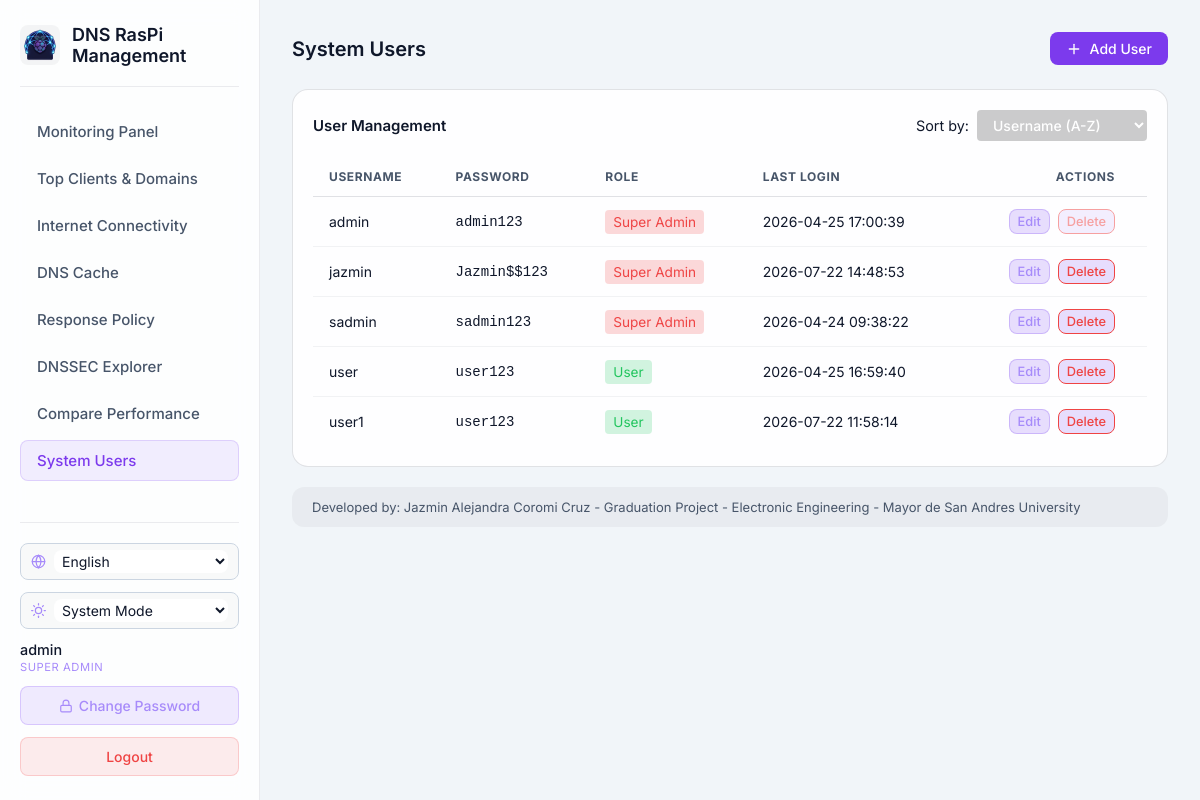
Page /system-users (signed in) on the committed database.
### tables this page shows
CREATE TABLE users (
                    id TEXT PRIMARY KEY,
                    username TEXT UNIQUE NOT NULL,
                    password_hash TEXT NOT NULL,
                    is_active BOOLEAN NOT NULL DEFAULT 1
                , role TEXT NOT NULL DEFAULT 'user', last_login TEXT, language TEXT NOT NULL DEFAULT 'en', theme TEXT NOT NULL DEFAULT 'system');

### src/presentation/dashboard_routes.py (the view)
@dashboard_bp.route('/system-users')
@admin_required
def system_users():
    users = user_repo.get_all()
    return render_template('system_users.html', users=users)

### src/infrastructure/sqlite_repository.py (called while the page is built)
    def _get_connection(self):
        conn = sqlite3.connect(self.db_path)
        conn.row_factory = sqlite3.Row
        return conn

    @staticmethod
    def _row_to_user(row) -> User:
        keys = row.keys()
        return User(
            id=row['id'],
            username=row['username'],
            password_hash=row['password_hash'],
            is_active=bool(row['is_active']),
            role=row['role'],
            last_login=row['last_login'],
            language=row['language'] if 'language' in keys and row['language'] else 'en',
            theme=row['theme'] if 'theme' in keys and row['theme'] else 'system',
        )

    def get_all(self) -> list[User]:
        users = []
        with self._get_connection() as conn:
            cursor = conn.cursor()
            cursor.execute('SELECT * FROM users')
            for row in cursor.fetchall():
                users.append(self._row_to_user(row))
        return users

### src/presentation/dashboard_routes.py (called while the page is built)
def admin_required(f):
    from functools import wraps
    @wraps(f)
    def decorated_function(*args, **kwargs):
        if session.get('role') not in ('admin', 'sadmin'):
            return redirect(url_for('dashboard.dashboard'))
        return f(*args, **kwargs)
    return decorated_function

### templates/system_users.html (shortened to what this page needs)
<!DOCTYPE html>
<html lang="en">
<head>
    <link rel="stylesheet" href="{{ url_for('static', filename='css/style.css') }}">
    <link rel="stylesheet" href="{{ url_for('static', filename='css/dashboard.css') }}">
</head>
<body class="dashboard-body">
    <nav class="navbar">
        <div class="nav-brand">
            <img src="{{ url_for('static', filename='img/DNSRaspiManagementLogo512x512.png') }}" alt="Logo"
                class="nav-logo">
            <h2>DNS RasPi Management</h2>
        </div>
        <div class="nav-links">
            <a href="{{ url_for('dashboard.dashboard') }}"
                class="nav-link {% if request.endpoint == 'dashboard.dashboard' %}active{% endif %}">Monitoring
                Panel</a>
            <a href="{{ url_for('dashboard.top_talkers') }}"
                class="nav-link {% if request.endpoint == 'dashboard.top_talkers' %}active{% endif %}">Top Clients &
                Domains</a>
            <a href="{{ url_for('dashboard.check_internet') }}"
                class="nav-link {% if request.endpoint == 'dashboard.check_internet' %}active{% endif %}">Internet
                Connectivity</a>
            {% if session.get('role') in ['admin', 'sadmin'] %}
            <a href="{{ url_for('dashboard.dns_cache') }}"
                class="nav-link {% if request.endpoint == 'dashboard.dns_cache' %}active{% endif %}">DNS Cache</a>
            <a href="{{ url_for('dashboard.response_policy') }}"
                class="nav-link {% if request.endpoint == 'dashboard.response_policy' %}active{% endif %}">Response
                Policy</a>
            {% endif %}
            <a href="{{ url_for('dashboard.dnssec') }}"
                class="nav-link {% if request.endpoint == 'dashboard.dnssec' %}active{% endif %}">DNSSEC Explorer</a>
            <a href="{{ url_for('dashboard.compare_performance') }}"
                class="nav-link {% if request.endpoint == 'dashboard.compare_performance' %}active{% endif %}">Compare
                Performance</a>
            {% if session.get('role') in ['admin', 'sadmin'] %}
            <a href="{{ url_for('dashboard.system_users') }}"
                class="nav-link {% if request.endpoint == 'dashboard.system_users' %}active{% endif %}">System Users</a>
            {% endif %}
        </div>
        <div class="nav-actions">
            <div class="lang-switch">
                <select id="langSelect" class="lang-select" aria-label="Language">
                    <option value="en">English</option>
                </select>
            </div>
            <div class="theme-switch">
                <select id="themeSelect" class="lang-select theme-select" aria-label="Theme">
                    <option value="system">System Mode</option>
                </select>
            </div>
            <div class="user-info">
                <div class="user-info-name">{{ session.get('username', 'Unknown') }}</div>
                <div class="user-info-role">
                    {% if session.get('role') == 'sadmin' %}Super Admin
                    {% elif session.get('role') == 'admin' %}Admin
                    {% else %}User{% endif %}
                </div>
            </div>
            <button class="btn-change-password" id="btnChangePassword" onclick="openChangePasswordModal()">
                <svg xmlns="http://www.w3.org/2000/svg" width="14" height="14" viewBox="0 0 24 24" fill="none"
                    stroke="currentColor" stroke-width="2" stroke-linecap="round" stroke-linejoin="round">
                    <rect x="3" y="11" width="18" height="11" rx="2" ry="2"></rect>
                    <path d="M7 11V7a5 5 0 0 1 10 0v4"></path>
                </svg>
                Change Password
            </button>
            <a href="{{ url_for('auth.login') }}" class="btn-logout">Logout</a>
        </div>
    </nav>
    <main class="dashboard-container">
        <div class="section-title">
            <h3>System Users</h3>
            <div class="header-actions">
                <button id="btnAddUser" class="btn-control"
                    style="background-color: var(--primary-color); color: white; border: none;">
                    <svg xmlns="http://www.w3.org/2000/svg" width="16" height="16" viewBox="0 0 24 24" fill="none"
                        stroke="currentColor" stroke-width="2" stroke-linecap="round" stroke-linejoin="round">
                        <line x1="12" y1="5" x2="12" y2="19"></line>
                        <line x1="5" y1="12" x2="19" y2="12"></line>
                    </svg>
                    <span>Add User</span>
                </button>
            </div>
        </div>
        <div class="chart-card wide" style="margin-top: 24px;">
            <div style="display: flex; justify-content: space-between; align-items: center; margin-bottom: 16px;">
                <h4 style="margin: 0;">User Management</h4>
                <div style="display: flex; align-items: center; gap: 8px;">
                    <label for="sortUsers" style="color: var(--text-light); font-size: 0.9rem;">Sort by:</label>
                    <select id="sortUsers" class="btn-control"
                        style="background: rgba(0,0,0,0.2); border: 1px solid var(--border-color); color: white; padding: 6px 12px; border-radius: 4px; outline: none; appearance: auto;">
                        <option value="username" style="background-color: #1e293b;">Username (A-Z)</option>
                    </select>
                </div>
            </div>
            <div class="table-container">
                <table class="data-table" id="usersTable">
                    <thead>
                        <tr>
                            <th>Username</th>
                            {% if session.get('role') == 'sadmin' %}
                            <th>Password</th>
                            {% endif %}
                            <th>Role</th>
                            <th>Last Login</th>
                            <th style="text-align: right;">Actions</th>
                        </tr>
                    </thead>
                    <tbody>
                        {% for u in users %}
                        <tr data-username="{{ u.username }}"
                            data-role="{% if u.role == 'sadmin' %}1{% elif u.role == 'admin' %}2{% else %}3{% endif %}"
                            data-login="{{ u.last_login or '' }}">
                            <td>{{ u.username }}</td>
                            {% if session.get('role') == 'sadmin' %}
                            <td style="font-family: monospace; color: var(--text-muted);">{{ u.password_hash }}</td>
                            {% endif %}
                            <td>
                                {% if u.role == 'sadmin' %}
                                <span
                                    style="background: rgba(239, 68, 68, 0.2); color: #ef4444; padding: 4px 8px; border-radius: 4px; font-size: 0.85rem;">Super
                                    Admin</span>
                                {% elif u.role == 'admin' %}
                                <span
                                    style="background: rgba(139, 92, 246, 0.2); color: #8b5cf6; padding: 4px 8px; border-radius: 4px; font-size: 0.85rem;">Admin</span>
                                {% else %}
                                <span
                                    style="background: rgba(34, 197, 94, 0.2); color: #22c55e; padding: 4px 8px; border-radius: 4px; font-size: 0.85rem;">User</span>
                                {% endif %}
                            </td>
                            <td style="color: var(--text-muted);">{{ u.last_login or 'Never' }}</td>
                            <td style="text-align: right;">
                                <div class="action-btns" style="justify-content: flex-end;">
                                    {% set can_edit = true %}
                                    {% if session.get('role') == 'admin' %}
                                    {% if u.role == 'sadmin' %}
                                    {% set can_edit = false %}
                                    {% elif u.role == 'admin' and u.username != session.get('username') %}
                                    {% set can_edit = false %}
                                    {% endif %}
                                    {% endif %}
                                    <button class="btn-control btn-edit {% if not can_edit %}btn-muted{% endif %}"
                                        data-username="{{ u.username }}" data-role="{{ u.role }}"
                                        style="padding: 4px 8px; font-size: 0.8rem;" >Edit</button>
                                    <button
                                        class="btn-control btn-delete {% if not can_edit or u.username == 'admin' %}btn-muted{% endif %}"
                                        data-username="{{ u.username }}"
                                        style="padding: 4px 8px; font-size: 0.8rem; border-color: #ef4444; color: #ef4444;"
                                        {% if not can_edit or u.username=='admin' %}disabled{% endif %}>Delete</button>
                                </div>
                            </td>
                        </tr>
                        {% endfor %}
                    </tbody>
                </table>
            </div>
        </div>
        <div class="info-panel">
            <span>Developed by: Jazmin Alejandra Coromi Cruz - Graduation Project - Electronic Engineering - Mayor de San Andres University</span>
        </div>
    </main>
</body>
</html>

### static/css/style.css (style rules this page uses)
:root { --bg-color: #0f172a; --card-bg: rgba(30, 41, 59, 0.7); --card-border: rgba(255, 255, 255, 0.1); --primary-color: #8b5cf6; --primary-hover: #7c3aed; --secondary-color: #06b6d4; --text-primary: #f8fafc; --text-secondary: #94a3b8; --input-bg: rgba(15, 23, 42, 0.6); --input-border: rgba(255, 255, 255, 0.1); --input-focus: #8b5cf6; --error-bg: rgba(239, 68, 68, 0.1); --error-text: #fca5a5; --success-bg: rgba(34, 197, 94, 0.1); --success-text: #86efac; }
:root[data-theme="light"] { --bg-color: #f1f5f9; --card-bg: rgba(255, 255, 255, 0.9); --card-border: rgba(15, 23, 42, 0.12); --primary-color: #7c3aed; --primary-hover: #6d28d9; --secondary-color: #0891b2; --text-primary: #0f172a; --text-secondary: #475569; --input-bg: rgba(255, 255, 255, 0.9); --input-border: rgba(15, 23, 42, 0.15); --input-focus: #7c3aed; --error-bg: rgba(239, 68, 68, 0.1); --error-text: #b91c1c; --success-bg: rgba(34, 197, 94, 0.12); --success-text: #15803d; }
* { margin: 0; padding: 0; box-sizing: border-box; font-family: 'Inter', sans-serif; }
body { background-color: var(--bg-color); color: var(--text-primary); min-height: 100vh; display: flex; justify-content: center; align-items: center; position: relative; overflow: hidden; }
.lang-select { background: rgba(15, 23, 42, 0.6); border: 1px solid rgba(255, 255, 255, 0.1); color: var(--text-primary); padding: 6px 10px; border-radius: 8px; font-size: 14px; font-family: 'Inter', sans-serif; outline: none; cursor: pointer; }
.lang-select option { background: #0f172a; color: #f8fafc; }
:root[data-theme="light"] .lang-select { background: rgba(255, 255, 255, 0.9); border-color: rgba(15, 23, 42, 0.15); }
:root[data-theme="light"] .lang-select option { background: #ffffff; color: #0f172a; }

### templates/system_users.html (style rules this page uses)
.action-btns { display: flex; gap: 8px; }
.btn-muted { opacity: 0.5; cursor: not-allowed; }

### rows in the picture
users: get "admin", username "admin", password_hash "admin123", role "Super Admin", last_login "2026-04-25 17:00:39"
users: username "jazmin", password_hash "Jazmin$$123", role "Super Admin", last_login "2026-07-22 14:48:53"
users: username "user", password_hash "user123", role "User", last_login "2026-04-25 16:59:40"
users: username "sadmin", password_hash "sadmin123", role "Super Admin", last_login "2026-04-24 09:38:22"
users: username "user1", password_hash "user123", role "User", last_login "2026-07-22 11:58:14"
